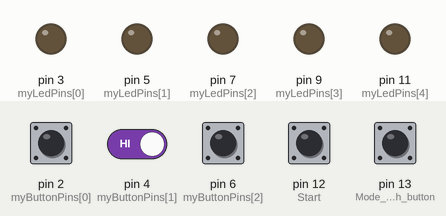
This sketch was run on a simulated Arduino Uno, built with avr-gcc and run on an emulated ATmega328P. Shown: output pins drawn as LEDs (lit = HIGH). Dashed ring = blinking. Inputs (shaded band) come from the test bench; at power-on: pin 2 (myButtonPins[0]), pin 4 (myButtonPins[1]), pin 6 (myButtonPins[2]), pin 12 (Start), pin 13 (Mode_switch_button) HIGH. Random numbers use the default seed unless the sketch sets one.

Above: at 3.2 s.
3.3 s: pin 2 (myButtonPins[0]) pulled LOW for 1.75 s
At 4.7 s:
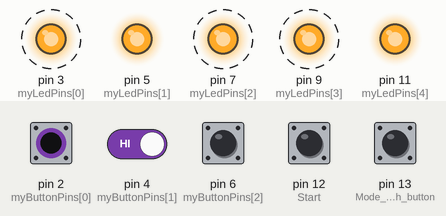
6.9 s: pin 2 (myButtonPins[0]) driven LOW and pin 4 (myButtonPins[1]) driven LOW
At 6.9 s:
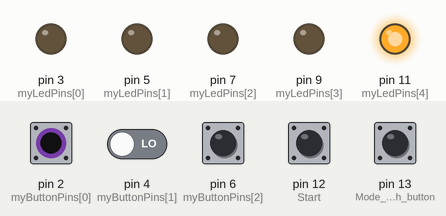
17.8 s: pin 2 (myButtonPins[0]) driven HIGH
At 21.7 s:
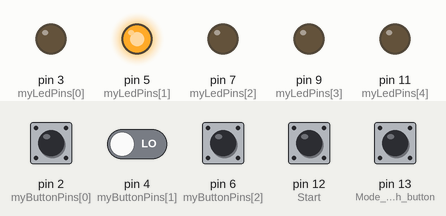
28.7 s: pin 13 (Mode_switch_button) pulled LOW for 1.75 s
Timing chart, 0 to 32.9 s (numbered marks = the images above; inputs shaded):
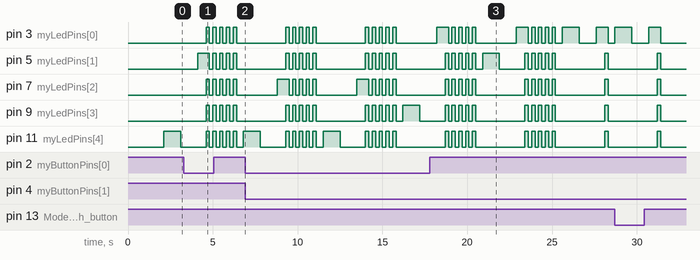

The sketch:

finalcodeworking.ino
```cpp
//Initializing variables
const int maxLevel = 10;
int sequence[maxLevel];
int your_sequence[maxLevel];
int reverse_sequence[maxLevel];

int level = 1;
int lightDelay = 1000;

const int myButtonPins[] = {2, 4, 6, 8, 10};
const int myLedPins[] = {3, 5, 7, 9, 11};
int numPins = 5;
int buttonState1 = 0;
int buttonState2 = 0;
int buttonPresses = 0;

bool gameInProgress = false;
int ledIndex = 0;

// Game mode variables
const int numModes = 3;
int currentMode = 0; // 0: Simon mode, 1: Reverse mode, 2: Speed mode

void setup() {
  delay(2000);
  for (int i = 0; i < numPins; i++) {
    pinMode(myLedPins[i], OUTPUT);
    digitalWrite(myLedPins[i], LOW);
    pinMode(myButtonPins[i], INPUT_PULLUP);
  }
  pinMode(12, INPUT_PULLUP); // Start/Stop button
  pinMode(13, INPUT_PULLUP); // Mode switch button
  randomSeed(analogRead(0));
}

void startGame() {
  gameInProgress = true;
}

void endGame() {
  gameInProgress = false;
  level = 1;
  lightDelay = 1000;
}

void beatGame() {
  endGame();
}

void generate_and_show_sequence() {
  for (int i = 0; i < level; i++) {
    int ledIndex = random(0, numPins); // Randomize the LED index
    sequence[i] = myLedPins[ledIndex];
  }
  for (int i = 0; i < level; i++) {
    digitalWrite(sequence[i], HIGH);
    delay(lightDelay);
    digitalWrite(sequence[i], LOW);
    delay(1000);
  }
}

void wrong_sequence() {
  for (int j = 0; j < 5; j++) {
    for (int i = 0; i < numPins; i++) {
      digitalWrite(myLedPins[i], HIGH);
    }
    delay(200);
    for (int i = 0; i < numPins; i++) {
      digitalWrite(myLedPins[i], LOW);
    }
    delay(200);
  }
  endGame();
}

void right_sequence() {
  for (int j = 0; j < 1; j++) {
    for (int i = 0; i < numPins; i++) {
      digitalWrite(myLedPins[i], HIGH);
    }
    delay(200);
    for (int i = 0; i < numPins; i++) {
      digitalWrite(myLedPins[i], LOW);
    }
    delay(200);
  }
  if (level < maxLevel) {
    level++;
  }
  // Update light delay for speed mode
  if (currentMode == 2) {
    lightDelay -= 2000;
  }
}

void get_user_sequence() {
  int buttonPressed;

  for (int i = 0; i < level; i++) {
    buttonPressed = waitForButtonPress();
    if (buttonPressed == -1 || buttonPressed != sequence[i]) {
      wrong_sequence();
      return;
    }
  }
  right_sequence();
}

int waitForButtonPress() {
  int buttonPressed = -1;
  while (buttonPressed == -1) {
    for (int j = 0; j < numPins; j++) {
      if (digitalRead(myButtonPins[j]) == HIGH) {
        buttonPressed = myLedPins[j];
        digitalWrite(buttonPressed, HIGH); // Turn on corresponding LED
        delay(500); // Wait for half a second
        digitalWrite(buttonPressed, LOW); // Turn off LED
        return buttonPressed;
      }
    }
  }
  return buttonPressed;
}
void modeButtonPressed() {
  static unsigned long lastDebounceTime = 0;
  static bool lastButtonState = LOW;
  unsigned long currentTime = millis();

  // Check for button debounce
  if (currentTime - lastDebounceTime < 50) {
    return;
  }

  // Read the button state
  bool buttonState = digitalRead(13);

  // Check if the button state has changed
  if (buttonState != lastButtonState) {
    // Update last debounce time
    lastDebounceTime = currentTime;

    // Update last button state
    lastButtonState = buttonState;

    // If button is pressed, switch to the next game mode
    if (buttonState == HIGH) {
      currentMode = (currentMode + 1) % numModes;
    }
  }
}

void loop() {
  buttonState1 = digitalRead(12); // Button for on/off
  buttonState2 = digitalRead(13); // Button for mode switching

  if (buttonState1 == HIGH) {
    buttonPresses++;
    delay(100); // Delay for debouncing
  }

  boolean odd = buttonPresses % 2;

  if (odd && !gameInProgress) {
    startGame();
  } else if (!odd && gameInProgress) {
    endGame();
  }

  // Check if the game is in progress
  if (gameInProgress) {
    // Check for mode switching button press
    if (buttonState2 == HIGH) {
      modeButtonPressed();
    }

    // Execute logic based on the current game mode
    switch (currentMode) {
      case 0: // Simon mode
        if (level < maxLevel) {
          generate_and_show_sequence();
          get_user_sequence();
        } else {
          beatGame();
        }
        break;
      case 1: // Reverse mode
        if (level < maxLevel) {
          generate_and_show_sequence();
          get_user_sequence();
        } else {
          beatGame();
        }
        break;
      case 2: // Speed mode
        // Implement speed mode logic here
        break;
    }
  }
}
```

Measured:
- by itself, pin 7 (myLedPins[2]), pin 9 (myLedPins[3]), pin 11 (myLedPins[4]): repeats every 4.7 s: 4 × (LOW 0.20 s, HIGH 0.20 s), LOW 2.9 s, HIGH 0.20 s
